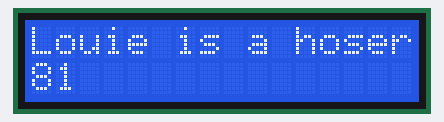
Bench run of a sketch on a simulated Arduino Uno, built with avr-gcc and run on an emulated ATmega328P. On the bench: 16×2 character LCD.

Above: at 0.1 s.
At 4.2 s:
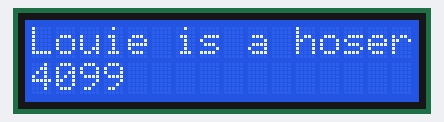
At 9.2 s:
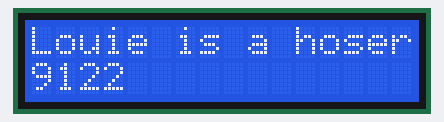
At 19.2 s:
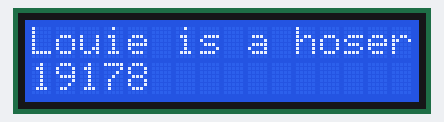
At 28.3 s:
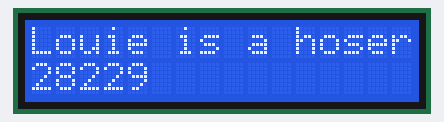
At 38.3 s:
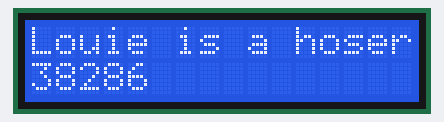

The sketch:

LCDTESTAE1.ino
```cpp
// (licence header left out)
#include <Wire.h>
#include <LCD.h>
#include <LiquidCrystal_I2C.h>

LiquidCrystal_I2C  lcd(0x3f,2,1,0,4,5,6,7); // 0x27 is the I2C bus address for an unmodified backpack

void setup()
{
  // activate LCD module
  lcd.begin (16,2); // for 16 x 2 LCD module
  lcd.setBacklightPin(3,POSITIVE);
  lcd.setBacklight(HIGH);
  lcd.home (); // set cursor to 0,0
  lcd.print("Louie is a hoser");

}

void loop()
{
  lcd.setCursor (0,1);        // go to start of 2nd line
  lcd.print(millis());
  delay(1000);
}
```

Measured:
- what the display in image 1 shows lasts 1.0 s, from 4.1 s to 5.1 s
